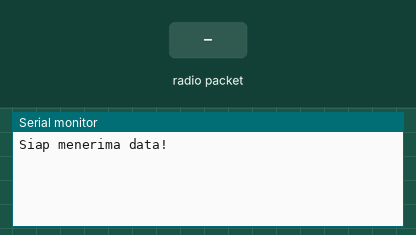
Bench run of a sketch on a simulated Arduino Uno, built with avr-gcc and run on an emulated ATmega328P. Shown: the last lines printed to the serial monitor. The inputs (shaded band) are chosen by the test bench. No radio packets arrive unless stated.

Above: at 1.2 s.
1.3 s: radio packet "1" arrives
At 2.4 s:
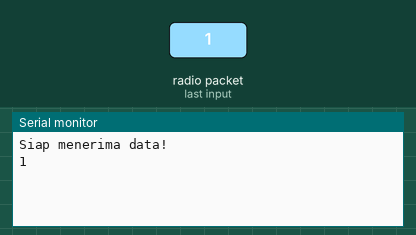
2.8 s: radio packet "0" arrives
At 3.6 s:
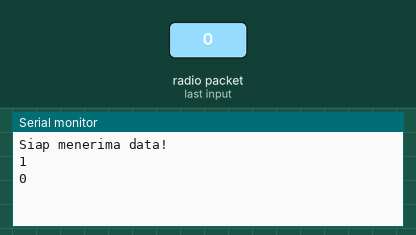
4.3 s: radio packet "2" arrives
At 4.7 s:
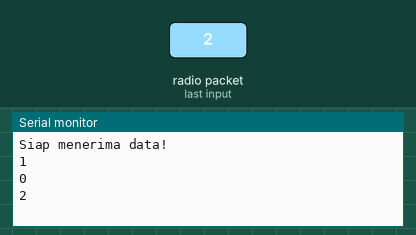

The sketch:

nrfRcv.ino
```cpp
// ------------------------------------
// Penerimaan data menggunakan NRF24L01
// ------------------------------------

#include <nRF24L01.h>
#include <RF24.h>
#include <RF24_config.h>
#include <SPI.h>

const int PIN_CE = 9;
const int PIN_CSN = 10;
const uint64_t PIPE = 0xE8E8F0F0E2LL;

// Objek NRF24L01
RF24 radio(PIN_CE, PIN_CSN);

char pesan[20]; // Penyangga pesan

void setup() {
  Serial.begin(9600);

  radio.begin();
  radio.openReadingPipe(1, PIPE);
  radio.startListening();
  Serial.println("Siap menerima data!");
}

void loop() {
  if (radio.available()) {
    bool selesai = false;

    while (!selesai) {
      selesai = radio.read(pesan, sizeof(pesan));
      Serial.println(pesan);
    }
  }
}
```

Measured:
- after the input at 1.3 s, the serial monitor: prints a new line at once (image 1)
- after the input at 2.8 s, the serial monitor: prints a new line at once (image 2)
- after the input at 4.3 s, the serial monitor: prints a new line at once (image 3)
